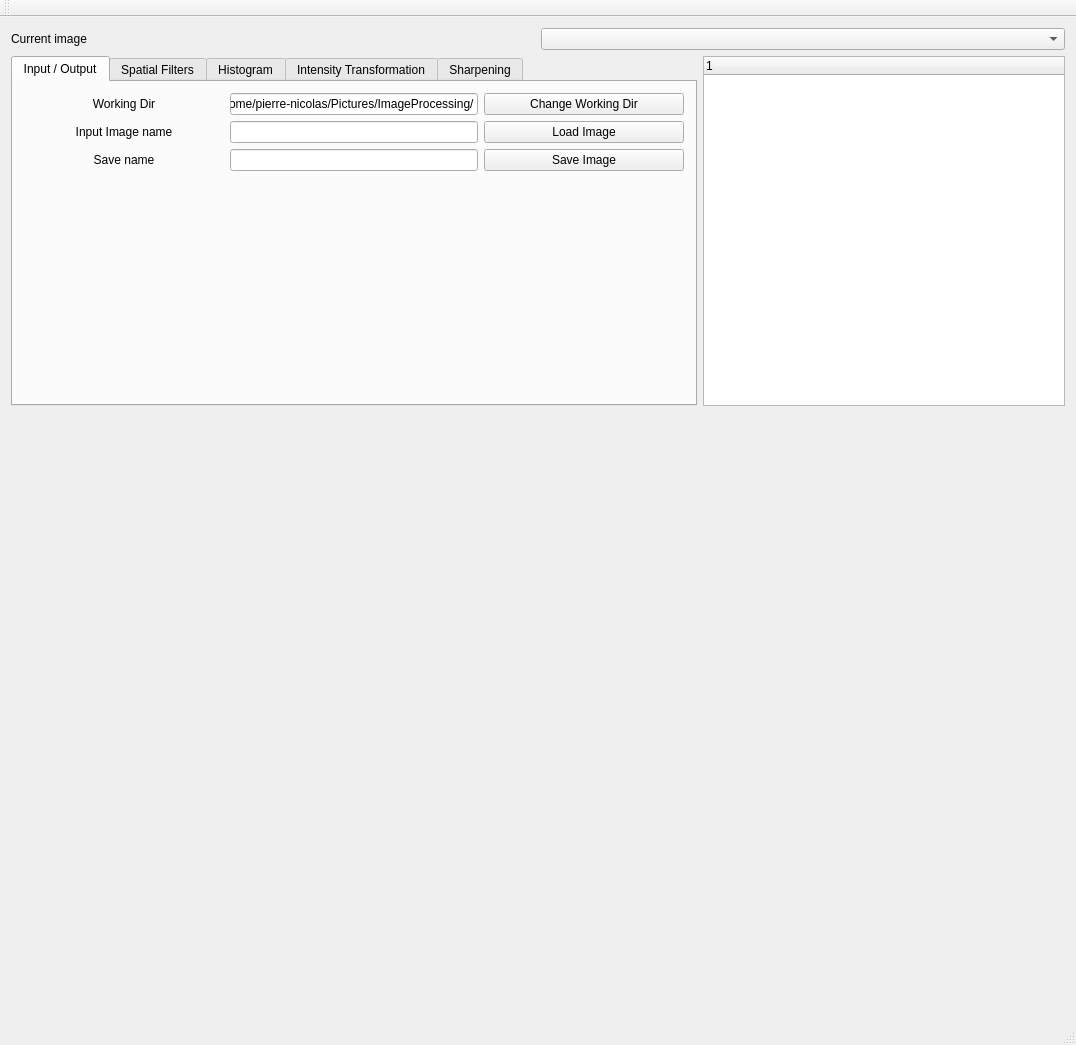
<?xml version="1.0" encoding="UTF-8"?>
<ui version="4.0">
 <class>MainWindow</class>
 <widget class="QMainWindow" name="MainWindow">
  <property name="geometry">
   <rect>
    <x>0</x>
    <y>0</y>
    <width>1076</width>
    <height>1045</height>
   </rect>
  </property>
  <property name="windowTitle">
   <string>ImageProcessing</string>
  </property>
  <widget class="QWidget" name="centralWidget">
   <layout class="QVBoxLayout" name="verticalLayout">
    <item>
     <layout class="QHBoxLayout" name="horizontalLayout_3">
      <item>
       <widget class="QLabel" name="label_2">
        <property name="text">
         <string>Current image</string>
        </property>
       </widget>
      </item>
      <item>
       <widget class="QComboBox" name="current_image"/>
      </item>
     </layout>
    </item>
    <item>
     <layout class="QHBoxLayout" name="horizontalLayout_22">
      <property name="topMargin">
       <number>0</number>
      </property>
      <item>
       <widget class="QTabWidget" name="tabWidget">
        <property name="tabPosition">
         <enum>QTabWidget::North</enum>
        </property>
        <property name="currentIndex">
         <number>0</number>
        </property>
        <widget class="QWidget" name="input_tab">
         <attribute name="title">
          <string>Input / Output</string>
         </attribute>
         <layout class="QVBoxLayout" name="verticalLayout_2">
          <item>
           <layout class="QHBoxLayout" name="horizontalLayout_2">
            <item>
             <widget class="QLabel" name="label">
              <property name="minimumSize">
               <size>
                <width>200</width>
                <height>0</height>
               </size>
              </property>
              <property name="text">
               <string>Working Dir</string>
              </property>
              <property name="alignment">
               <set>Qt::AlignCenter</set>
              </property>
             </widget>
            </item>
            <item>
             <widget class="QLineEdit" name="working_dir_line">
              <property name="text">
               <string>/home/pierre-nicolas/Pictures/ImageProcessing/</string>
              </property>
             </widget>
            </item>
            <item>
             <widget class="QPushButton" name="change_working_dir_button">
              <property name="minimumSize">
               <size>
                <width>200</width>
                <height>0</height>
               </size>
              </property>
              <property name="text">
               <string>Change Working Dir</string>
              </property>
             </widget>
            </item>
           </layout>
          </item>
          <item>
           <layout class="QHBoxLayout" name="horizontalLayout">
            <item>
             <widget class="QLabel" name="labelInputImage">
              <property name="minimumSize">
               <size>
                <width>200</width>
                <height>0</height>
               </size>
              </property>
              <property name="text">
               <string>Input Image name</string>
              </property>
              <property name="alignment">
               <set>Qt::AlignCenter</set>
              </property>
             </widget>
            </item>
            <item>
             <widget class="QLineEdit" name="lineEditInputPath"/>
            </item>
            <item>
             <widget class="QPushButton" name="pushButtonLoadImage">
              <property name="minimumSize">
               <size>
                <width>200</width>
                <height>0</height>
               </size>
              </property>
              <property name="text">
               <string>Load Image</string>
              </property>
             </widget>
            </item>
           </layout>
          </item>
          <item>
           <layout class="QHBoxLayout" name="horizontalLayout_21">
            <property name="topMargin">
             <number>0</number>
            </property>
            <item>
             <widget class="QLabel" name="label_22">
              <property name="minimumSize">
               <size>
                <width>200</width>
                <height>0</height>
               </size>
              </property>
              <property name="text">
               <string>Save name</string>
              </property>
              <property name="alignment">
               <set>Qt::AlignCenter</set>
              </property>
             </widget>
            </item>
            <item>
             <widget class="QLineEdit" name="save_name_line"/>
            </item>
            <item>
             <widget class="QPushButton" name="save_push_button">
              <property name="minimumSize">
               <size>
                <width>200</width>
                <height>0</height>
               </size>
              </property>
              <property name="text">
               <string>Save Image</string>
              </property>
             </widget>
            </item>
           </layout>
          </item>
          <item>
           <spacer name="verticalSpacer">
            <property name="orientation">
             <enum>Qt::Vertical</enum>
            </property>
            <property name="sizeHint" stdset="0">
             <size>
              <width>20</width>
              <height>40</height>
             </size>
            </property>
           </spacer>
          </item>
         </layout>
        </widget>
        <widget class="QWidget" name="edge_tab">
         <attribute name="title">
          <string>Spatial Filters</string>
         </attribute>
         <layout class="QVBoxLayout" name="verticalLayout_3">
          <item>
           <layout class="QHBoxLayout" name="horizontalLayout_4">
            <item>
             <widget class="QLabel" name="label_3">
              <property name="minimumSize">
               <size>
                <width>70</width>
                <height>0</height>
               </size>
              </property>
              <property name="text">
               <string>Filter size</string>
              </property>
             </widget>
            </item>
            <item>
             <widget class="QComboBox" name="edge_tab_filter_size">
              <property name="minimumSize">
               <size>
                <width>40</width>
                <height>0</height>
               </size>
              </property>
              <item>
               <property name="text">
                <string>5</string>
               </property>
              </item>
              <item>
               <property name="text">
                <string>3</string>
               </property>
              </item>
             </widget>
            </item>
            <item>
             <spacer name="horizontalSpacer_3">
              <property name="orientation">
               <enum>Qt::Horizontal</enum>
              </property>
              <property name="sizeHint" stdset="0">
               <size>
                <width>40</width>
                <height>20</height>
               </size>
              </property>
             </spacer>
            </item>
            <item>
             <widget class="QCheckBox" name="edge_tab_use_gaussian_blur">
              <property name="minimumSize">
               <size>
                <width>160</width>
                <height>0</height>
               </size>
              </property>
              <property name="text">
               <string>Use Gaussian Blur For Edge Detection</string>
              </property>
              <property name="checked">
               <bool>true</bool>
              </property>
             </widget>
            </item>
            <item>
             <spacer name="horizontalSpacer_4">
              <property name="orientation">
               <enum>Qt::Horizontal</enum>
              </property>
              <property name="sizeHint" stdset="0">
               <size>
                <width>40</width>
                <height>20</height>
               </size>
              </property>
             </spacer>
            </item>
            <item>
             <widget class="QLabel" name="label_11">
              <property name="text">
               <string>Gaussian Filter Size</string>
              </property>
             </widget>
            </item>
            <item>
             <widget class="QSpinBox" name="gaussian_filter_size_spinbox">
              <property name="minimumSize">
               <size>
                <width>40</width>
                <height>0</height>
               </size>
              </property>
              <property name="minimum">
               <number>1</number>
              </property>
              <property name="singleStep">
               <number>2</number>
              </property>
              <property name="value">
               <number>5</number>
              </property>
             </widget>
            </item>
           </layout>
          </item>
          <item>
           <layout class="QHBoxLayout" name="horizontalLayout_13">
            <property name="topMargin">
             <number>0</number>
            </property>
            <item>
             <widget class="QLabel" name="label_12">
              <property name="text">
               <string>Output name</string>
              </property>
             </widget>
            </item>
            <item>
             <widget class="QLineEdit" name="edge_tab_blur_output_name">
              <property name="text">
               <string>_blur</string>
              </property>
             </widget>
            </item>
            <item>
             <widget class="QCheckBox" name="edge_tab_blur_use_as_suffix">
              <property name="text">
               <string>Use as suffix</string>
              </property>
              <property name="checked">
               <bool>true</bool>
              </property>
             </widget>
            </item>
           </layout>
          </item>
          <item>
           <layout class="QHBoxLayout" name="horizontalLayout_12">
            <property name="topMargin">
             <number>0</number>
            </property>
            <item>
             <spacer name="horizontalSpacer_11">
              <property name="orientation">
               <enum>Qt::Horizontal</enum>
              </property>
              <property name="sizeHint" stdset="0">
               <size>
                <width>40</width>
                <height>20</height>
               </size>
              </property>
             </spacer>
            </item>
            <item>
             <widget class="QPushButton" name="gaussian_blur_push_button">
              <property name="minimumSize">
               <size>
                <width>140</width>
                <height>0</height>
               </size>
              </property>
              <property name="text">
               <string>Gaussian Blur Only</string>
              </property>
             </widget>
            </item>
            <item>
             <spacer name="horizontalSpacer_12">
              <property name="orientation">
               <enum>Qt::Horizontal</enum>
              </property>
              <property name="sizeHint" stdset="0">
               <size>
                <width>40</width>
                <height>20</height>
               </size>
              </property>
             </spacer>
            </item>
           </layout>
          </item>
          <item>
           <spacer name="verticalSpacer_5">
            <property name="orientation">
             <enum>Qt::Vertical</enum>
            </property>
            <property name="sizeHint" stdset="0">
             <size>
              <width>20</width>
              <height>40</height>
             </size>
            </property>
           </spacer>
          </item>
          <item>
           <layout class="QHBoxLayout" name="horizontalLayout_6">
            <property name="topMargin">
             <number>0</number>
            </property>
            <item>
             <widget class="QLabel" name="label_4">
              <property name="text">
               <string>Output name</string>
              </property>
             </widget>
            </item>
            <item>
             <widget class="QLineEdit" name="edge_tab_output_name">
              <property name="text">
               <string>_edge</string>
              </property>
             </widget>
            </item>
            <item>
             <widget class="QCheckBox" name="edge_tab_use_as_suffix">
              <property name="text">
               <string>Use as suffix</string>
              </property>
              <property name="checked">
               <bool>true</bool>
              </property>
             </widget>
            </item>
           </layout>
          </item>
          <item>
           <layout class="QHBoxLayout" name="horizontalLayout_5">
            <property name="topMargin">
             <number>0</number>
            </property>
            <item>
             <spacer name="horizontalSpacer">
              <property name="orientation">
               <enum>Qt::Horizontal</enum>
              </property>
              <property name="sizeHint" stdset="0">
               <size>
                <width>40</width>
                <height>20</height>
               </size>
              </property>
             </spacer>
            </item>
            <item>
             <widget class="QPushButton" name="pushButtonEdgeDetect">
              <property name="minimumSize">
               <size>
                <width>140</width>
                <height>0</height>
               </size>
              </property>
              <property name="text">
               <string>Edge Detect</string>
              </property>
             </widget>
            </item>
            <item>
             <spacer name="horizontalSpacer_2">
              <property name="orientation">
               <enum>Qt::Horizontal</enum>
              </property>
              <property name="sizeHint" stdset="0">
               <size>
                <width>40</width>
                <height>20</height>
               </size>
              </property>
             </spacer>
            </item>
           </layout>
          </item>
          <item>
           <spacer name="verticalSpacer_2">
            <property name="orientation">
             <enum>Qt::Vertical</enum>
            </property>
            <property name="sizeHint" stdset="0">
             <size>
              <width>20</width>
              <height>40</height>
             </size>
            </property>
           </spacer>
          </item>
          <item>
           <layout class="QHBoxLayout" name="horizontalLayout_17">
            <property name="topMargin">
             <number>0</number>
            </property>
            <item>
             <widget class="QLabel" name="label_17">
              <property name="text">
               <string>Output name</string>
              </property>
             </widget>
            </item>
            <item>
             <widget class="QLineEdit" name="median_output_name">
              <property name="text">
               <string>_median</string>
              </property>
             </widget>
            </item>
            <item>
             <widget class="QCheckBox" name="median_use_as_suffix">
              <property name="text">
               <string>Use as suffix</string>
              </property>
              <property name="checked">
               <bool>true</bool>
              </property>
             </widget>
            </item>
           </layout>
          </item>
          <item>
           <layout class="QHBoxLayout" name="horizontalLayout_18">
            <property name="topMargin">
             <number>0</number>
            </property>
            <item>
             <widget class="QLabel" name="label_16">
              <property name="text">
               <string>Filter size </string>
              </property>
             </widget>
            </item>
            <item>
             <widget class="QSpinBox" name="median_filter_size">
              <property name="singleStep">
               <number>2</number>
              </property>
              <property name="value">
               <number>5</number>
              </property>
             </widget>
            </item>
            <item>
             <spacer name="horizontalSpacer_15">
              <property name="orientation">
               <enum>Qt::Horizontal</enum>
              </property>
              <property name="sizeHint" stdset="0">
               <size>
                <width>40</width>
                <height>20</height>
               </size>
              </property>
             </spacer>
            </item>
            <item alignment="Qt::AlignHCenter">
             <widget class="QPushButton" name="median_filter_push_button">
              <property name="minimumSize">
               <size>
                <width>140</width>
                <height>0</height>
               </size>
              </property>
              <property name="text">
               <string>Median Filter</string>
              </property>
             </widget>
            </item>
            <item>
             <spacer name="horizontalSpacer_16">
              <property name="orientation">
               <enum>Qt::Horizontal</enum>
              </property>
              <property name="sizeHint" stdset="0">
               <size>
                <width>40</width>
                <height>20</height>
               </size>
              </property>
             </spacer>
            </item>
           </layout>
          </item>
          <item>
           <spacer name="verticalSpacer_6">
            <property name="orientation">
             <enum>Qt::Vertical</enum>
            </property>
            <property name="sizeHint" stdset="0">
             <size>
              <width>20</width>
              <height>66</height>
             </size>
            </property>
           </spacer>
          </item>
          <item>
           <layout class="QHBoxLayout" name="horizontalLayout_15">
            <property name="topMargin">
             <number>0</number>
            </property>
            <item>
             <widget class="QLabel" name="label_15">
              <property name="text">
               <string>Output name</string>
              </property>
             </widget>
            </item>
            <item>
             <widget class="QLineEdit" name="erosion_dilatation_output_name">
              <property name="text">
               <string>_mm</string>
              </property>
             </widget>
            </item>
            <item>
             <widget class="QCheckBox" name="erosion_dilatation_use_as_suffix">
              <property name="text">
               <string>Use as suffix</string>
              </property>
              <property name="checked">
               <bool>true</bool>
              </property>
             </widget>
            </item>
           </layout>
          </item>
          <item>
           <layout class="QHBoxLayout" name="horizontalLayout_19">
            <property name="topMargin">
             <number>0</number>
            </property>
            <item>
             <widget class="QLabel" name="label_18">
              <property name="text">
               <string>Filter size </string>
              </property>
             </widget>
            </item>
            <item>
             <widget class="QSpinBox" name="erosion_dilatation_filter_size">
              <property name="singleStep">
               <number>2</number>
              </property>
              <property name="value">
               <number>3</number>
              </property>
             </widget>
            </item>
            <item>
             <spacer name="horizontalSpacer_17">
              <property name="orientation">
               <enum>Qt::Horizontal</enum>
              </property>
              <property name="sizeHint" stdset="0">
               <size>
                <width>40</width>
                <height>20</height>
               </size>
              </property>
             </spacer>
            </item>
            <item>
             <widget class="QPushButton" name="erosion_push_button">
              <property name="minimumSize">
               <size>
                <width>140</width>
                <height>0</height>
               </size>
              </property>
              <property name="text">
               <string>Erosion</string>
              </property>
             </widget>
            </item>
            <item>
             <spacer name="horizontalSpacer_18">
              <property name="orientation">
               <enum>Qt::Horizontal</enum>
              </property>
              <property name="sizeHint" stdset="0">
               <size>
                <width>40</width>
                <height>20</height>
               </size>
              </property>
             </spacer>
            </item>
            <item>
             <widget class="QPushButton" name="dilatation_push_button">
              <property name="minimumSize">
               <size>
                <width>140</width>
                <height>0</height>
               </size>
              </property>
              <property name="text">
               <string>Dilatation</string>
              </property>
             </widget>
            </item>
            <item>
             <spacer name="horizontalSpacer_19">
              <property name="orientation">
               <enum>Qt::Horizontal</enum>
              </property>
              <property name="sizeHint" stdset="0">
               <size>
                <width>40</width>
                <height>20</height>
               </size>
              </property>
             </spacer>
            </item>
            <item>
             <widget class="QPushButton" name="erosion_dilatation_push_button">
              <property name="minimumSize">
               <size>
                <width>140</width>
                <height>0</height>
               </size>
              </property>
              <property name="text">
               <string>Erosion  Dilatation</string>
              </property>
             </widget>
            </item>
           </layout>
          </item>
         </layout>
        </widget>
        <widget class="QWidget" name="histogram_tab">
         <attribute name="title">
          <string>Histogram</string>
         </attribute>
         <layout class="QVBoxLayout" name="verticalLayout_4">
          <item>
           <layout class="QHBoxLayout" name="horizontalLayout_8">
            <property name="topMargin">
             <number>0</number>
            </property>
            <item>
             <widget class="QLabel" name="label_5">
              <property name="text">
               <string>Output name</string>
              </property>
             </widget>
            </item>
            <item>
             <widget class="QLineEdit" name="histogram_tab_output_name">
              <property name="text">
               <string>_histogram</string>
              </property>
             </widget>
            </item>
            <item>
             <widget class="QCheckBox" name="histogram_tab_use_as_suffix">
              <property name="text">
               <string>Use as suffix</string>
              </property>
              <property name="checked">
               <bool>true</bool>
              </property>
             </widget>
            </item>
           </layout>
          </item>
          <item>
           <layout class="QHBoxLayout" name="horizontalLayout_9">
            <property name="topMargin">
             <number>0</number>
            </property>
            <item>
             <spacer name="horizontalSpacer_5">
              <property name="orientation">
               <enum>Qt::Horizontal</enum>
              </property>
              <property name="sizeHint" stdset="0">
               <size>
                <width>40</width>
                <height>20</height>
               </size>
              </property>
             </spacer>
            </item>
            <item>
             <widget class="QPushButton" name="histogram_tab_launch_normalization">
              <property name="minimumSize">
               <size>
                <width>180</width>
                <height>0</height>
               </size>
              </property>
              <property name="text">
               <string>Histogram normalization</string>
              </property>
             </widget>
            </item>
            <item>
             <spacer name="horizontalSpacer_6">
              <property name="orientation">
               <enum>Qt::Horizontal</enum>
              </property>
              <property name="sizeHint" stdset="0">
               <size>
                <width>40</width>
                <height>20</height>
               </size>
              </property>
             </spacer>
            </item>
           </layout>
          </item>
          <item>
           <spacer name="verticalSpacer_3">
            <property name="orientation">
             <enum>Qt::Vertical</enum>
            </property>
            <property name="sizeHint" stdset="0">
             <size>
              <width>20</width>
              <height>40</height>
             </size>
            </property>
           </spacer>
          </item>
         </layout>
        </widget>
        <widget class="QWidget" name="intensity_tab">
         <attribute name="title">
          <string>Intensity Transformation</string>
         </attribute>
         <layout class="QVBoxLayout" name="verticalLayout_5">
          <item>
           <layout class="QHBoxLayout" name="horizontalLayout_7">
            <property name="topMargin">
             <number>0</number>
            </property>
            <item>
             <widget class="QLabel" name="label_7">
              <property name="text">
               <string>Output name</string>
              </property>
             </widget>
            </item>
            <item>
             <widget class="QLineEdit" name="intensity_tab_output_name">
              <property name="text">
               <string>_intensity</string>
              </property>
             </widget>
            </item>
            <item>
             <widget class="QCheckBox" name="intensity_tab_use_as_suffix">
              <property name="text">
               <string>Use as suffix</string>
              </property>
              <property name="checked">
               <bool>true</bool>
              </property>
             </widget>
            </item>
           </layout>
          </item>
          <item>
           <layout class="QHBoxLayout" name="horizontalLayout_10">
            <property name="topMargin">
             <number>0</number>
            </property>
            <item>
             <widget class="QLabel" name="label_6">
              <property name="text">
               <string>Power Law</string>
              </property>
             </widget>
            </item>
            <item>
             <spacer name="horizontalSpacer_7">
              <property name="orientation">
               <enum>Qt::Horizontal</enum>
              </property>
              <property name="sizeHint" stdset="0">
               <size>
                <width>40</width>
                <height>20</height>
               </size>
              </property>
             </spacer>
            </item>
            <item>
             <widget class="QLabel" name="label_8">
              <property name="text">
               <string>Gamma :</string>
              </property>
             </widget>
            </item>
            <item>
             <widget class="QDoubleSpinBox" name="gamma_double_spinbox">
              <property name="decimals">
               <number>3</number>
              </property>
              <property name="minimum">
               <double>0.005000000000000</double>
              </property>
              <property name="maximum">
               <double>999.990000000000009</double>
              </property>
              <property name="singleStep">
               <double>0.050000000000000</double>
              </property>
              <property name="value">
               <double>1.000000000000000</double>
              </property>
             </widget>
            </item>
            <item>
             <spacer name="horizontalSpacer_8">
              <property name="orientation">
               <enum>Qt::Horizontal</enum>
              </property>
              <property name="sizeHint" stdset="0">
               <size>
                <width>40</width>
                <height>20</height>
               </size>
              </property>
             </spacer>
            </item>
            <item>
             <widget class="QPushButton" name="intensity_tab_process_law_power">
              <property name="sizePolicy">
               <sizepolicy hsizetype="Fixed" vsizetype="Fixed">
                <horstretch>0</horstretch>
                <verstretch>0</verstretch>
               </sizepolicy>
              </property>
              <property name="minimumSize">
               <size>
                <width>140</width>
                <height>0</height>
               </size>
              </property>
              <property name="text">
               <string>Process Power Law</string>
              </property>
             </widget>
            </item>
           </layout>
          </item>
          <item>
           <layout class="QHBoxLayout" name="horizontalLayout_11">
            <property name="topMargin">
             <number>0</number>
            </property>
            <item>
             <widget class="QLabel" name="label_9">
              <property name="text">
               <string>Log Law</string>
              </property>
             </widget>
            </item>
            <item>
             <spacer name="horizontalSpacer_9">
              <property name="orientation">
               <enum>Qt::Horizontal</enum>
              </property>
              <property name="sizeHint" stdset="0">
               <size>
                <width>40</width>
                <height>20</height>
               </size>
              </property>
             </spacer>
            </item>
            <item>
             <widget class="QLabel" name="label_10">
              <property name="text">
               <string>C : </string>
              </property>
             </widget>
            </item>
            <item>
             <widget class="QDoubleSpinBox" name="c_double_spinbox">
              <property name="maximum">
               <double>999.990000000000009</double>
              </property>
              <property name="singleStep">
               <double>0.050000000000000</double>
              </property>
              <property name="value">
               <double>1.000000000000000</double>
              </property>
             </widget>
            </item>
            <item>
             <spacer name="horizontalSpacer_10">
              <property name="orientation">
               <enum>Qt::Horizontal</enum>
              </property>
              <property name="sizeHint" stdset="0">
               <size>
                <width>40</width>
                <height>20</height>
               </size>
              </property>
             </spacer>
            </item>
            <item>
             <widget class="QPushButton" name="intensity_tab_process_log_law">
              <property name="sizePolicy">
               <sizepolicy hsizetype="Fixed" vsizetype="Fixed">
                <horstretch>0</horstretch>
                <verstretch>0</verstretch>
               </sizepolicy>
              </property>
              <property name="minimumSize">
               <size>
                <width>140</width>
                <height>0</height>
               </size>
              </property>
              <property name="text">
               <string>Process Log Law</string>
              </property>
             </widget>
            </item>
           </layout>
          </item>
          <item>
           <layout class="QHBoxLayout" name="horizontalLayout_14">
            <property name="topMargin">
             <number>0</number>
            </property>
            <item>
             <widget class="QLabel" name="label_13">
              <property name="text">
               <string>Thresholding </string>
              </property>
             </widget>
            </item>
            <item>
             <spacer name="horizontalSpacer_13">
              <property name="orientation">
               <enum>Qt::Horizontal</enum>
              </property>
              <property name="sizeHint" stdset="0">
               <size>
                <width>40</width>
                <height>20</height>
               </size>
              </property>
             </spacer>
            </item>
            <item>
             <widget class="QLabel" name="label_14">
              <property name="text">
               <string>Threshold : </string>
              </property>
             </widget>
            </item>
            <item>
             <widget class="QSpinBox" name="intensity_tab_threshold_spinbox">
              <property name="maximum">
               <number>255</number>
              </property>
              <property name="value">
               <number>128</number>
              </property>
             </widget>
            </item>
            <item>
             <spacer name="horizontalSpacer_14">
              <property name="orientation">
               <enum>Qt::Horizontal</enum>
              </property>
              <property name="sizeHint" stdset="0">
               <size>
                <width>40</width>
                <height>20</height>
               </size>
              </property>
             </spacer>
            </item>
            <item>
             <widget class="QPushButton" name="intensity_tab_process_thresholding">
              <property name="sizePolicy">
               <sizepolicy hsizetype="Fixed" vsizetype="Fixed">
                <horstretch>0</horstretch>
                <verstretch>0</verstretch>
               </sizepolicy>
              </property>
              <property name="minimumSize">
               <size>
                <width>140</width>
                <height>0</height>
               </size>
              </property>
              <property name="text">
               <string>Process Thresholding</string>
              </property>
             </widget>
            </item>
           </layout>
          </item>
          <item>
           <spacer name="verticalSpacer_4">
            <property name="orientation">
             <enum>Qt::Vertical</enum>
            </property>
            <property name="sizeHint" stdset="0">
             <size>
              <width>20</width>
              <height>40</height>
             </size>
            </property>
           </spacer>
          </item>
         </layout>
        </widget>
        <widget class="QWidget" name="sharp_tab">
         <attribute name="title">
          <string>Sharpening</string>
         </attribute>
         <layout class="QVBoxLayout" name="verticalLayout_6">
          <item>
           <layout class="QHBoxLayout" name="horizontalLayout_16">
            <property name="topMargin">
             <number>0</number>
            </property>
            <item>
             <widget class="QLabel" name="label_19">
              <property name="text">
               <string>Output name</string>
              </property>
             </widget>
            </item>
            <item>
             <widget class="QLineEdit" name="sharp_output_name">
              <property name="text">
               <string>_sharp</string>
              </property>
             </widget>
            </item>
            <item>
             <widget class="QCheckBox" name="sharp_use_as_suffix">
              <property name="text">
               <string>Use as suffix</string>
              </property>
              <property name="checked">
               <bool>true</bool>
              </property>
             </widget>
            </item>
           </layout>
          </item>
          <item>
           <layout class="QHBoxLayout" name="horizontalLayout_20">
            <property name="topMargin">
             <number>0</number>
            </property>
            <item>
             <widget class="QCheckBox" name="sharp_save_mask">
              <property name="text">
               <string>Save mask</string>
              </property>
              <property name="checked">
               <bool>true</bool>
              </property>
             </widget>
            </item>
            <item>
             <spacer name="horizontalSpacer_22">
              <property name="orientation">
               <enum>Qt::Horizontal</enum>
              </property>
              <property name="sizeHint" stdset="0">
               <size>
                <width>40</width>
                <height>20</height>
               </size>
              </property>
             </spacer>
            </item>
            <item>
             <widget class="QLabel" name="label_20">
              <property name="text">
               <string>Gaussian filter size</string>
              </property>
             </widget>
            </item>
            <item>
             <widget class="QSpinBox" name="sharp_filter_size">
              <property name="singleStep">
               <number>2</number>
              </property>
              <property name="value">
               <number>5</number>
              </property>
             </widget>
            </item>
            <item>
             <spacer name="horizontalSpacer_20">
              <property name="orientation">
               <enum>Qt::Horizontal</enum>
              </property>
              <property name="sizeHint" stdset="0">
               <size>
                <width>40</width>
                <height>20</height>
               </size>
              </property>
             </spacer>
            </item>
            <item>
             <widget class="QLabel" name="label_21">
              <property name="text">
               <string>alpha :</string>
              </property>
             </widget>
            </item>
            <item>
             <widget class="QDoubleSpinBox" name="sharp_alpha_double_spinbox">
              <property name="decimals">
               <number>3</number>
              </property>
              <property name="minimum">
               <double>0.005000000000000</double>
              </property>
              <property name="maximum">
               <double>1.000000000000000</double>
              </property>
              <property name="singleStep">
               <double>0.050000000000000</double>
              </property>
              <property name="value">
               <double>0.800000000000000</double>
              </property>
             </widget>
            </item>
            <item>
             <spacer name="horizontalSpacer_21">
              <property name="orientation">
               <enum>Qt::Horizontal</enum>
              </property>
              <property name="sizeHint" stdset="0">
               <size>
                <width>40</width>
                <height>20</height>
               </size>
              </property>
             </spacer>
            </item>
            <item>
             <widget class="QPushButton" name="sharp_process">
              <property name="sizePolicy">
               <sizepolicy hsizetype="Fixed" vsizetype="Fixed">
                <horstretch>0</horstretch>
                <verstretch>0</verstretch>
               </sizepolicy>
              </property>
              <property name="minimumSize">
               <size>
                <width>140</width>
                <height>0</height>
               </size>
              </property>
              <property name="text">
               <string>Process Sharpening</string>
              </property>
             </widget>
            </item>
           </layout>
          </item>
          <item>
           <spacer name="verticalSpacer_7">
            <property name="orientation">
             <enum>Qt::Vertical</enum>
            </property>
            <property name="sizeHint" stdset="0">
             <size>
              <width>20</width>
              <height>40</height>
             </size>
            </property>
           </spacer>
          </item>
         </layout>
        </widget>
       </widget>
      </item>
      <item>
       <widget class="QTreeWidget" name="treeWidget">
        <column>
         <property name="text">
          <string notr="true">1</string>
         </property>
        </column>
       </widget>
      </item>
     </layout>
    </item>
    <item>
     <widget class="QLabel" name="image">
      <property name="minimumSize">
       <size>
        <width>600</width>
        <height>600</height>
       </size>
      </property>
      <property name="text">
       <string/>
      </property>
     </widget>
    </item>
   </layout>
  </widget>
  <widget class="QMenuBar" name="menuBar">
   <property name="geometry">
    <rect>
     <x>0</x>
     <y>0</y>
     <width>1076</width>
     <height>19</height>
    </rect>
   </property>
  </widget>
  <widget class="QToolBar" name="mainToolBar">
   <attribute name="toolBarArea">
    <enum>TopToolBarArea</enum>
   </attribute>
   <attribute name="toolBarBreak">
    <bool>false</bool>
   </attribute>
  </widget>
  <widget class="QStatusBar" name="statusBar"/>
 </widget>
 <layoutdefault spacing="6" margin="11"/>
 <resources/>
 <connections/>
</ui>
